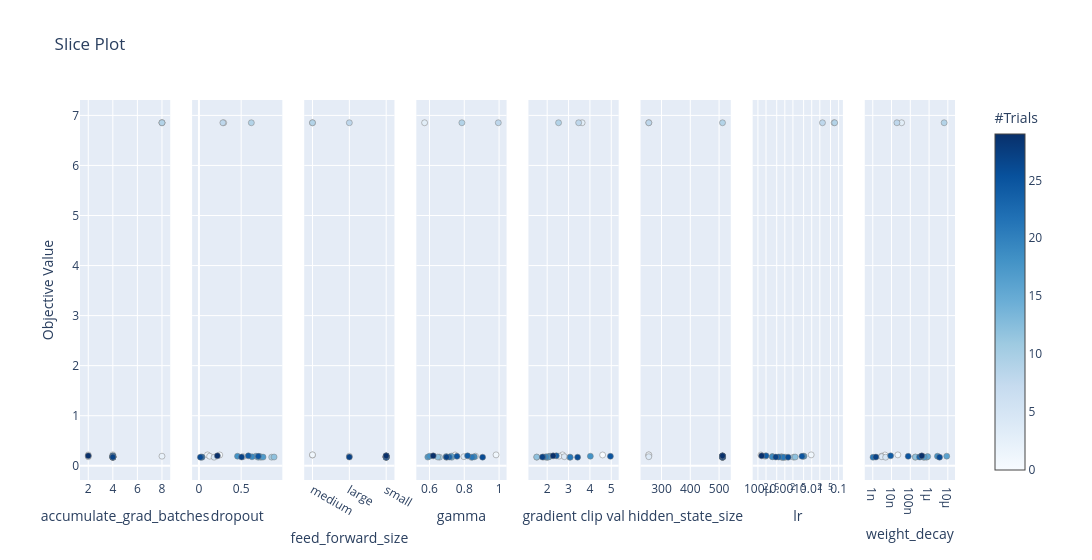

Notebook cell for this chart:
### Code cell
optuna.visualization.plot_slice(study)

### Figure 1 — Plotly figure (JSON) as saved in the notebook; plotly's stock layout.template omitted (floating-point values rounded to 4 significant figures)
{"data": [{"marker": {"color": [0, 1, 2, 3, 4, 5, 8, 9, 10, 12, 13, 14, 15, 16, 17, 18, 19, 21, 23, 24, 25, 26, 27, 29], "colorbar": {"title": {"text": "#Trials"}, "x": 1, "xpad": 40}, "colorscale": [[0, "rgb(247,251,255)"], [0.125, "rgb(222,235,247)"], [0.25, "rgb(198,219,239)"], [0.375, "rgb(158,202,225)"], [0.5, "rgb(107,174,214)"], [0.625, "rgb(66,146,198)"], [0.75, "rgb(33,113,181)"], [0.875, "rgb(8,81,156)"], [1, "rgb(8,48,107)"]], "line": {"color": "Grey", "width": 0.5}, "showscale": true}, "mode": "markers", "showlegend": false, "type": "scatter", "x": [2, 4, 8, 8, 2, 4, 8, 8, 4, 4, 4, 4, 4, 4, 4, 4, 4, 4, 4, 4, 4, 4, 4, 2], "xaxis": "x", "y": [0.215, 0.2171, 0.1907, 6.853, 0.1806, 0.1703, 6.853, 6.853, 0.1713, 0.1739, 0.1695, 0.1695, 0.1833, 0.1913, 0.1727, 0.1906, 0.1786, 0.1698, 0.1743, 0.1976, 0.188, 0.1709, 0.1734, 0.197], "yaxis": "y"}, {"marker": {"color": [0, 1, 2, 3, 4, 5, 8, 9, 10, 12, 13, 14, 15, 16, 17, 18, 19, 21, 23, 24, 25, 26, 27, 29], "colorbar": {"title": {"text": "#Trials"}, "x": 1, "xpad": 40}, "colorscale": [[0, "rgb(247,251,255)"], [0.125, "rgb(222,235,247)"], [0.25, "rgb(198,219,239)"], [0.375, "rgb(158,202,225)"], [0.5, "rgb(107,174,214)"], [0.625, "rgb(66,146,198)"], [0.75, "rgb(33,113,181)"], [0.875, "rgb(8,81,156)"], [1, "rgb(8,48,107)"]], "line": {"color": "Grey", "width": 0.5}, "showscale": false}, "mode": "markers", "showlegend": false, "type": "scatter", "x": [0.2466, 0.1012, 0.1267, 0.2939, 0.5218, 0.1795, 0.2834, 0.6205, 0.8613, 0.8898, 0.7337, 0.7022, 0.7224, 0.6749, 0.7591, 0.4567, 0.6279, 0.036, 0.03178, 0.5849, 0.7028, 0.01699, 0.5052, 0.2186], "xaxis": "x2", "y": [0.215, 0.2171, 0.1907, 6.853, 0.1806, 0.1703, 6.853, 6.853, 0.1713, 0.1739, 0.1695, 0.1695, 0.1833, 0.1913, 0.1727, 0.1906, 0.1786, 0.1698, 0.1743, 0.1976, 0.188, 0.1709, 0.1734, 0.197], "yaxis": "y2"}, {"marker": {"color": [0, 1, 2, 3, 4, 5, 8, 9, 10, 12, 13, 14, 15, 16, 17, 18, 19, 21, 23, 24, 25, 26, 27, 29], "colorbar": {"title": {"text": "#Trials"}, "x": 1, "xpad": 40}, "colorscale": [[0, "rgb(247,251,255)"], [0.125, "rgb(222,235,247)"], [0.25, "rgb(198,219,239)"], [0.375, "rgb(158,202,225)"], [0.5, "rgb(107,174,214)"], [0.625, "rgb(66,146,198)"], [0.75, "rgb(33,113,181)"], [0.875, "rgb(8,81,156)"], [1, "rgb(8,48,107)"]], "line": {"color": "Grey", "width": 0.5}, "showscale": false}, "mode": "markers", "showlegend": false, "type": "scatter", "x": ["medium", "medium", "large", "medium", "small", "small", "large", "medium", "small", "small", "small", "small", "small", "small", "small", "small", "small", "small", "small", "small", "small", "small", "large", "small"], "xaxis": "x3", "y": [0.215, 0.2171, 0.1907, 6.853, 0.1806, 0.1703, 6.853, 6.853, 0.1713, 0.1739, 0.1695, 0.1695, 0.1833, 0.1913, 0.1727, 0.1906, 0.1786, 0.1698, 0.1743, 0.1976, 0.188, 0.1709, 0.1734, 0.197], "yaxis": "y3"}, {"marker": {"color": [0, 1, 2, 3, 4, 5, 8, 9, 10, 12, 13, 14, 15, 16, 17, 18, 19, 21, 23, 24, 25, 26, 27, 29], "colorbar": {"title": {"text": "#Trials"}, "x": 1, "xpad": 40}, "colorscale": [[0, "rgb(247,251,255)"], [0.125, "rgb(222,235,247)"], [0.25, "rgb(198,219,239)"], [0.375, "rgb(158,202,225)"], [0.5, "rgb(107,174,214)"], [0.625, "rgb(66,146,198)"], [0.75, "rgb(33,113,181)"], [0.875, "rgb(8,81,156)"], [1, "rgb(8,48,107)"]], "line": {"color": "Grey", "width": 0.5}, "showscale": false}, "mode": "markers", "showlegend": false, "type": "scatter", "x": [0.747, 0.9826, 0.8646, 0.572, 0.7978, 0.8396, 0.9955, 0.7862, 0.6578, 0.6475, 0.6976, 0.7283, 0.6963, 0.7256, 0.5905, 0.6007, 0.8579, 0.8453, 0.7143, 0.8192, 0.7581, 0.9053, 0.698, 0.6215], "xaxis": "x4", "y": [0.215, 0.2171, 0.1907, 6.853, 0.1806, 0.1703, 6.853, 6.853, 0.1713, 0.1739, 0.1695, 0.1695, 0.1833, 0.1913, 0.1727, 0.1906, 0.1786, 0.1698, 0.1743, 0.1976, 0.188, 0.1709, 0.1734, 0.197], "yaxis": "y4"}, {"marker": {"color": [0, 1, 2, 3, 4, 5, 8, 9, 10, 12, 13, 14, 15, 16, 17, 18, 19, 21, 23, 24, 25, 26, 27, 29], "colorbar": {"title": {"text": "#Trials"}, "x": 1, "xpad": 40}, "colorscale": [[0, "rgb(247,251,255)"], [0.125, "rgb(222,235,247)"], [0.25, "rgb(198,219,239)"], [0.375, "rgb(158,202,225)"], [0.5, "rgb(107,174,214)"], [0.625, "rgb(66,146,198)"], [0.75, "rgb(33,113,181)"], [0.875, "rgb(8,81,156)"], [1, "rgb(8,48,107)"]], "line": {"color": "Grey", "width": 0.5}, "showscale": false}, "mode": "markers", "showlegend": false, "type": "scatter", "x": [4.596, 2.719, 2.555, 3.636, 2.804, 3.059, 3.473, 2.532, 1.515, 1.509, 1.949, 2.011, 2.084, 2.14, 2.049, 4.02, 1.946, 3.078, 1.821, 2.428, 4.96, 3.425, 1.779, 2.279], "xaxis": "x5", "y": [0.215, 0.2171, 0.1907, 6.853, 0.1806, 0.1703, 6.853, 6.853, 0.1713, 0.1739, 0.1695, 0.1695, 0.1833, 0.1913, 0.1727, 0.1906, 0.1786, 0.1698, 0.1743, 0.1976, 0.188, 0.1709, 0.1734, 0.197], "yaxis": "y5"}, {"marker": {"color": [0, 1, 2, 3, 4, 5, 8, 9, 10, 12, 13, 14, 15, 16, 17, 18, 19, 21, 23, 24, 25, 26, 27, 29], "colorbar": {"title": {"text": "#Trials"}, "x": 1, "xpad": 40}, "colorscale": [[0, "rgb(247,251,255)"], [0.125, "rgb(222,235,247)"], [0.25, "rgb(198,219,239)"], [0.375, "rgb(158,202,225)"], [0.5, "rgb(107,174,214)"], [0.625, "rgb(66,146,198)"], [0.75, "rgb(33,113,181)"], [0.875, "rgb(8,81,156)"], [1, "rgb(8,48,107)"]], "line": {"color": "Grey", "width": 0.5}, "showscale": false}, "mode": "markers", "showlegend": false, "type": "scatter", "x": [256, 256, 512, 256, 256, 512, 256, 512, 512, 512, 512, 512, 512, 512, 512, 512, 512, 512, 512, 512, 512, 512, 512, 512], "xaxis": "x6", "y": [0.215, 0.2171, 0.1907, 6.853, 0.1806, 0.1703, 6.853, 6.853, 0.1713, 0.1739, 0.1695, 0.1695, 0.1833, 0.1913, 0.1727, 0.1906, 0.1786, 0.1698, 0.1743, 0.1976, 0.188, 0.1709, 0.1734, 0.197], "yaxis": "y6"}, {"marker": {"color": [0, 1, 2, 3, 4, 5, 8, 9, 10, 12, 13, 14, 15, 16, 17, 18, 19, 21, 23, 24, 25, 26, 27, 29], "colorbar": {"title": {"text": "#Trials"}, "x": 1, "xpad": 40}, "colorscale": [[0, "rgb(247,251,255)"], [0.125, "rgb(222,235,247)"], [0.25, "rgb(198,219,239)"], [0.375, "rgb(158,202,225)"], [0.5, "rgb(107,174,214)"], [0.625, "rgb(66,146,198)"], [0.75, "rgb(33,113,181)"], [0.875, "rgb(8,81,156)"], [1, "rgb(8,48,107)"]], "line": {"color": "Grey", "width": 0.5}, "showscale": false}, "mode": "markers", "showlegend": false, "type": "scatter", "x": [0.0001294, 0.009556, 0.0001846, 0.06757, 0.0007352, 0.001049, 0.02513, 0.07108, 0.002106, 0.002431, 0.0009561, 0.0007923, 0.0003438, 0.005163, 0.0007639, 0.004855, 0.0003454, 0.0008764, 0.0005865, 0.0002005, 0.004345, 0.001329, 0.000463, 0.0001379], "xaxis": "x7", "y": [0.215, 0.2171, 0.1907, 6.853, 0.1806, 0.1703, 6.853, 6.853, 0.1713, 0.1739, 0.1695, 0.1695, 0.1833, 0.1913, 0.1727, 0.1906, 0.1786, 0.1698, 0.1743, 0.1976, 0.188, 0.1709, 0.1734, 0.197], "yaxis": "y7"}, {"marker": {"color": [0, 1, 2, 3, 4, 5, 8, 9, 10, 12, 13, 14, 15, 16, 17, 18, 19, 21, 23, 24, 25, 26, 27, 29], "colorbar": {"title": {"text": "#Trials"}, "x": 1, "xpad": 40}, "colorscale": [[0, "rgb(247,251,255)"], [0.125, "rgb(222,235,247)"], [0.25, "rgb(198,219,239)"], [0.375, "rgb(158,202,225)"], [0.5, "rgb(107,174,214)"], [0.625, "rgb(66,146,198)"], [0.75, "rgb(33,113,181)"], [0.875, "rgb(8,81,156)"], [1, "rgb(8,48,107)"]], "line": {"color": "Grey", "width": 0.5}, "showscale": false}, "mode": "markers", "showlegend": false, "type": "scatter", "x": [4.435e-09, 2.168e-08, 2.963e-09, 3.437e-08, 2.97e-09, 4.842e-09, 1.935e-08, 6.373e-06, 1.829e-07, 1.885e-07, 5.127e-07, 7.289e-07, 8.483e-07, 8.755e-06, 5.571e-07, 2.793e-06, 3.569e-07, 1.031e-09, 3.092e-07, 8.973e-09, 7.729e-08, 3.619e-06, 1.466e-09, 4.085e-07], "xaxis": "x8", "y": [0.215, 0.2171, 0.1907, 6.853, 0.1806, 0.1703, 6.853, 6.853, 0.1713, 0.1739, 0.1695, 0.1695, 0.1833, 0.1913, 0.1727, 0.1906, 0.1786, 0.1698, 0.1743, 0.1976, 0.188, 0.1709, 0.1734, 0.197], "yaxis": "y8"}], "layout": {"title": {"text": "Slice Plot"}, "width": 2400, "xaxis": {"anchor": "y", "domain": [0, 0.1031], "title": {"text": "accumulate_grad_batches"}}, "xaxis2": {"anchor": "y2", "domain": [0.1281, 0.2312], "title": {"text": "dropout"}}, "xaxis3": {"anchor": "y3", "domain": [0.2562, 0.3594], "title": {"text": "feed_forward_size"}}, "xaxis4": {"anchor": "y4", "domain": [0.3844, 0.4875], "title": {"text": "gamma"}}, "xaxis5": {"anchor": "y5", "domain": [0.5125, 0.6156], "title": {"text": "gradient clip val"}}, "xaxis6": {"anchor": "y6", "domain": [0.6406, 0.7438], "title": {"text": "hidden_state_size"}}, "xaxis7": {"anchor": "y7", "domain": [0.7688, 0.8719], "title": {"text": "lr"}, "type": "log"}, "xaxis8": {"anchor": "y8", "domain": [0.8969, 1], "title": {"text": "weight_decay"}, "type": "log"}, "yaxis": {"anchor": "x", "domain": [0, 1], "title": {"text": "Objective Value"}}, "yaxis2": {"anchor": "x2", "domain": [0, 1], "matches": "y", "showticklabels": false}, "yaxis3": {"anchor": "x3", "domain": [0, 1], "matches": "y", "showticklabels": false}, "yaxis4": {"anchor": "x4", "domain": [0, 1], "matches": "y", "showticklabels": false}, "yaxis5": {"anchor": "x5", "domain": [0, 1], "matches": "y", "showticklabels": false}, "yaxis6": {"anchor": "x6", "domain": [0, 1], "matches": "y", "showticklabels": false}, "yaxis7": {"anchor": "x7", "domain": [0, 1], "matches": "y", "showticklabels": false}, "yaxis8": {"anchor": "x8", "domain": [0, 1], "matches": "y", "showticklabels": false}}}
